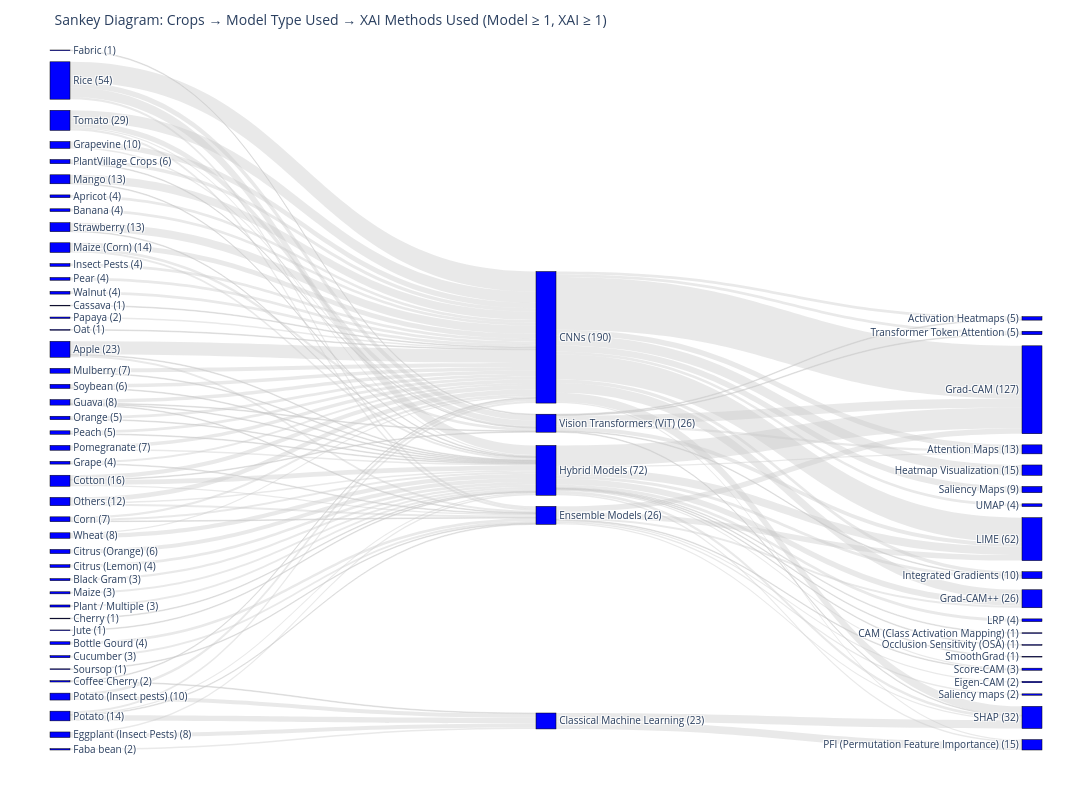

Notebook cell for this chart:
### Code cell
file_path = r"C:\Users\kamalesh\OneDrive\Articles\Review Article\4. ExplainableAI\codes\sankey diagram\sankey diagram table.xlsx"
flow_counts = pd.read_excel(file_path, sheet_name="Final")
# Control values
min_record_model = 1
min_record_xai = 1

# Use the detailed columns for the Sankey
crop_col = "Crops Name"
model_col = "Model Used"
xai_col = "XAI Methods Used"

# Prepare data for sankey diagram
crop_counts = flow_counts.groupby(crop_col)["count"].sum().sort_index()
model_counts = flow_counts.groupby(model_col)["count"].sum().sort_index()
xai_counts = flow_counts.groupby(xai_col)["count"].sum().sort_index()

# Filter nodes by threshold
kept_models = model_counts[model_counts >= min_record_model].index.tolist()
kept_xai = xai_counts[xai_counts >= min_record_xai].index.tolist()

# Keep all crops, but only links that connect to kept models/XAI
crop_model_flows = (
    flow_counts[flow_counts[model_col].isin(kept_models)]
    .groupby([crop_col, model_col])["count"]
    .sum()
    .reset_index()
)

model_xai_flows = (
    flow_counts[
        flow_counts[model_col].isin(kept_models) &
        flow_counts[xai_col].isin(kept_xai)
    ]
    .groupby([model_col, xai_col])["count"]
    .sum()
    .reset_index()
)

# Create nodes
crops_nodes = sorted(crop_counts.index.tolist())
models_nodes = sorted(kept_models)
xai_nodes = sorted(kept_xai)

crops_labeled = [f"{c} ({crop_counts[c]})" for c in crops_nodes]
models_labeled = [f"{m} ({model_counts[m]})" for m in models_nodes]
xai_labeled = [f"{x} ({xai_counts[x]})" for x in xai_nodes]

all_nodes = crops_labeled + models_labeled + xai_labeled

# Create mappings
crop_to_idx = {c: i for i, c in enumerate(crops_labeled)}
model_to_idx = {m: i + len(crops_labeled) for i, m in enumerate(models_labeled)}
xai_to_idx = {x: i + len(crops_labeled) + len(models_labeled) for i, x in enumerate(xai_labeled)}

# Build links
source_indices = []
target_indices = []
values = []

# Crop -> Model links
for _, row in crop_model_flows.iterrows():
    crop_label = f"{row[crop_col]} ({crop_counts[row[crop_col]]})"
    model_label = f"{row[model_col]} ({model_counts[row[model_col]]})"
    source_indices.append(crop_to_idx[crop_label])
    target_indices.append(model_to_idx[model_label])
    values.append(row["count"])

# Model -> XAI links
for _, row in model_xai_flows.iterrows():
    model_label = f"{row[model_col]} ({model_counts[row[model_col]]})"
    xai_label = f"{row[xai_col]} ({xai_counts[row[xai_col]]})"
    source_indices.append(model_to_idx[model_label])
    target_indices.append(xai_to_idx[xai_label])
    values.append(row["count"])

# Create Sankey diagram
fig = go.Figure(data=[go.Sankey(
    node=dict(
        pad=15,
        thickness=20,
        line=dict(color="black", width=0.5),
        label=all_nodes,
        color="blue"
    ),
    link=dict(
        source=source_indices,
        target=target_indices,
        value=values,
        color="rgba(200, 200, 200, 0.4)"
    )
)])

fig.update_layout(
    title_text=f"Sankey Diagram: Crops → Model Type Used → XAI Methods Used (Model ≥ {min_record_model}, XAI ≥ {min_record_xai})",
    font_size=10,
    height=800,
    width=1400,
    margin=dict(l=50, r=50, t=50, b=50)
)

fig.show()

output_path = r"C:\Users\kamalesh\OneDrive\Articles\Review Article\4. ExplainableAI\codes\sankey diagram\sankey_diagram.html"
fig.write_html(output_path)
print(f"\nSankey diagram saved at: {output_path}")
print(f"Kept models: {len(models_nodes)}")
print(f"Kept XAI methods: {len(xai_nodes)}")

### Figure 1 — Plotly figure (JSON) as saved in the notebook; plotly's stock layout.template omitted (floating-point values rounded to 4 significant figures)
{"data": [{"link": {"color": "rgba(200, 200, 200, 0.4)", "source": [0, 0, 0, 1, 2, 3, 4, 5, 6, 7, 8, 9, 9, 10, 10, 10, 11, 11, 11, 11, 12, 13, 13, 14, 15, 16, 16, 17, 17, 18, 18, 18, 18, 19, 20, 21, 22, 22, 22, 23, 23, 24, 24, 25, 26, 26, 27, 27, 27, 28, 29, 29, 30, 31, 32, 32, 33, 33, 34, 34, 34, 34, 35, 35, 36, 36, 36, 36, 37, 38, 38, 39, 39, 40, 40, 40, 40, 41, 42, 42, 43, 43, 43, 43, 43, 43, 43, 43, 43, 43, 43, 43, 44, 44, 45, 45, 45, 45, 45, 45, 45, 46, 46, 46, 46, 46, 46, 46, 46, 46, 46, 46, 46, 47, 47, 47, 47, 47, 47, 47], "target": [43, 45, 46, 43, 43, 46, 45, 43, 46, 46, 46, 43, 44, 43, 45, 46, 43, 45, 46, 47, 45, 44, 46, 44, 47, 43, 45, 43, 47, 43, 45, 46, 47, 43, 46, 46, 43, 46, 47, 43, 46, 43, 46, 43, 43, 46, 43, 45, 46, 43, 43, 46, 43, 46, 43, 47, 43, 46, 43, 44, 45, 46, 43, 44, 43, 45, 46, 47, 45, 43, 46, 43, 46, 43, 45, 46, 47, 43, 43, 46, 48, 49, 52, 53, 54, 55, 56, 59, 60, 61, 65, 66, 59, 60, 51, 52, 53, 56, 60, 62, 63, 49, 50, 52, 53, 55, 56, 57, 58, 59, 60, 63, 64, 48, 49, 52, 55, 56, 60, 65], "value": [19, 3, 1, 4, 4, 3, 4, 1, 1, 4, 6, 1, 1, 3, 1, 3, 6, 2, 7, 1, 3, 6, 2, 2, 1, 3, 1, 8, 2, 5, 1, 1, 1, 4, 1, 3, 7, 3, 4, 12, 1, 6, 1, 1, 4, 1, 7, 3, 2, 2, 4, 1, 4, 3, 5, 1, 5, 2, 3, 8, 1, 2, 4, 6, 29, 3, 14, 8, 1, 5, 1, 12, 1, 16, 3, 2, 8, 4, 2, 6, 4, 8, 76, 14, 15, 5, 36, 2, 13, 9, 4, 4, 11, 12, 2, 8, 3, 8, 2, 2, 1, 2, 1, 30, 9, 4, 12, 4, 1, 2, 4, 2, 1, 1, 3, 13, 1, 6, 1, 1]}, "node": {"color": "blue", "label": ["Apple (23)", "Apricot (4)", "Banana (4)", "Black Gram (3)", "Bottle Gourd (4)", "Cassava (1)", "Cherry (1)", "Citrus (Lemon) (4)", "Citrus (Orange) (6)", "Coffee Cherry (2)", "Corn (7)", "Cotton (16)", "Cucumber (3)", "Eggplant (Insect Pests) (8)", "Faba bean (2)", "Fabric (1)", "Grape (4)", "Grapevine (10)", "Guava (8)", "Insect Pests (4)", "Jute (1)", "Maize (3)", "Maize (Corn) (14)", "Mango (13)", "Mulberry (7)", "Oat (1)", "Orange (5)", "Others (12)", "Papaya (2)", "Peach (5)", "Pear (4)", "Plant / Multiple (3)", "PlantVillage Crops (6)", "Pomegranate (7)", "Potato (14)", "Potato (Insect pests) (10)", "Rice (54)", "Soursop (1)", "Soybean (6)", "Strawberry (13)", "Tomato (29)", "Walnut (4)", "Wheat (8)", "CNNs (190)", "Classical Machine Learning (23)", "Ensemble Models (26)", "Hybrid Models (72)", "Vision Transformers (ViT) (26)", "Activation Heatmaps (5)", "Attention Maps (13)", "CAM (Class Activation Mapping) (1)", "Eigen-CAM (2)", "Grad-CAM (127)", "Grad-CAM++ (26)", "Heatmap Visualization (15)", "Integrated Gradients (10)", "LIME (62)", "LRP (4)", "Occlusion Sensitivity (OSA) (1)", "PFI (Permutation Feature Importance) (15)", "SHAP (32)", "Saliency Maps (9)", "Saliency maps (2)", "Score-CAM (3)", "SmoothGrad (1)", "Transformer Token Attention (5)", "UMAP (4)"], "line": {"color": "black", "width": 0.5}, "pad": 15, "thickness": 20}, "type": "sankey"}], "layout": {"font": {"size": 10}, "height": 800, "margin": {"b": 50, "l": 50, "r": 50, "t": 50}, "title": {"text": "Sankey Diagram: Crops → Model Type Used → XAI Methods Used (Model ≥ 1, XAI ≥ 1)"}, "width": 1400}}
